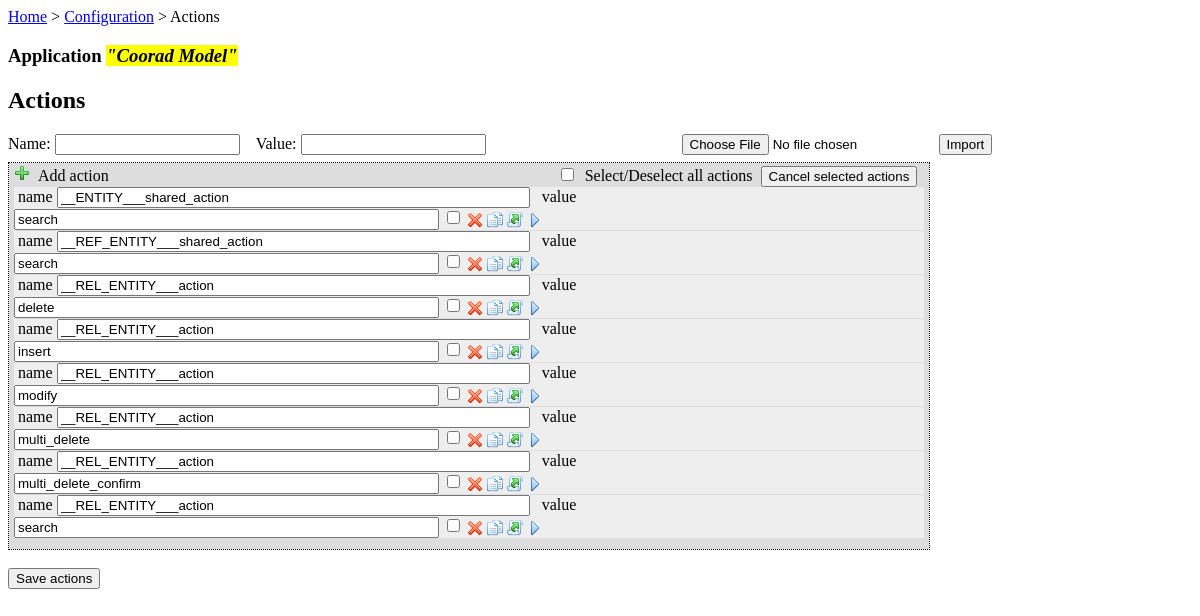
Screenshot of /action/?appId=28 with the database file from the repository.
### tables this page shows
CREATE TABLE IF NOT EXISTS `gm_application` (
  `id` int(10) unsigned NOT NULL AUTO_INCREMENT,
  `name` varchar(255) NOT NULL,
  `description` varchar(1023) NOT NULL,
  `context_path` varchar(255) NOT NULL,
  `db_prefix` varchar(15) NOT NULL,
  `db_host` varchar(255) NOT NULL,
  `db_port` int(11) NOT NULL,
  `db_name` varchar(255) NOT NULL,
  `db_username` varchar(255) NOT NULL,
  `db_password` varchar(255) NOT NULL,
  PRIMARY KEY (`id`),
  UNIQUE KEY `context_path` (`context_path`)
);

CREATE TABLE IF NOT EXISTS `gm_action` (
  `id` int(10) unsigned NOT NULL AUTO_INCREMENT,
  `name` varchar(255) NOT NULL,
  `value` varchar(255) NOT NULL,
  `command` text NOT NULL,
  `command_on_success` text NOT NULL,
  `command_on_fail` text NOT NULL,
  `next_page_on_success` varchar(255) NOT NULL DEFAULT '',
  `next_page_on_fail` varchar(255) NOT NULL DEFAULT '',
  `id_application` int(10) unsigned NOT NULL,
  PRIMARY KEY (`id`),
  KEY `id_application` (`id_application`)
);

### config.php (called while the page is built, shortened)
<?php
$CFG = new stdClass();
$CFG->dbHost = 'localhost';
$CFG->dbUsername = 'gm';
$CFG->dbPassword = 'gm';
$CFG->dbName = 'gm';
$CFG->dbPort = 3306;
$CFG->dbSocket = 0;
?>

### init.php (called while the page is built, shortened)
<?php
	require_once("db.php");
	require_once("config.php");
	$DB = new DB($CFG->dbHost, $CFG->dbUsername, $CFG->dbPassword, $CFG->dbName, $CFG->dbPort, $CFG->dbSocket);
?>

### db.php (called while the page is built, shortened)
<?php
class DB {
	private $dbHost;
	private $dbUsername;
	private $dbPassword;
	private $dbName;
	private $dbPort;
	private $dbSocket;
	public $conn;
	public function __construct($dbHost, $dbUsername, $dbPassword, $dbName, $dbPort, $dbSocket){
		$this->dbHost = $dbHost;
		$this->dbUsername = $dbUsername;
		$this->dbPassword = $dbPassword;
		$this->dbName = $dbName;
		$this->dbPort = $dbPort;
		$this->dbSocket = $dbSocket;
	}
	public function connect() {
		$this->conn = new mysqli($this->dbHost, $this->dbUsername, $this->dbPassword, $this->dbName, $this->dbPort, $this->dbSocket) or die (mysqli_error());
	}
	public function execute($sql) {
		$response = false;
		if ($this->conn) {
			$response = $this->conn->query($sql);
		}
		return $response;
	}
}
?>

### action/index.php (the view, shortened to what this page needs)
<!DOCTYPE html>
<html>
<head>
  <link rel="stylesheet" type="text/css" href="/gm/js/jquery-ui-1.10.2/themes/base/jquery-ui.css" />
  <link rel="stylesheet" type="text/css" href="/gm/css/style.css" />
</head>
<body>
<?php
	require_once("../init.php");
	if (!isset($_GET['appId']) && !isset($_POST['appId'])) {
		echo '<h2>Sorry, no application selected</h2>';
	}
	else {
		$appID = 0;
		if (isset($_GET['appId'])) $appID = $_GET['appId'];
		else $appID = $_POST['appId'];
		$authorized = true;
		$appName = '';
		$res = $DB->execute("SELECT name, context_path FROM gm_application WHERE id = ".$appID);
		if ($res) {
			if ($row = $res->fetch_object()) {
				$appName = $row->name;
			}
		}
?>
<div><a href="../index.php">Home</a> &gt; <a href="../application/?appId=<?php echo $appID; ?>">Configuration</a> &gt; Actions</div>
<h3 id="subtitlepage">Application <?php if ($appID != 0) echo '<i style="background-color:yellow;">"'.$appName.'"</i>'; ?></h3>
<h2 id="titlepage">Actions</h2>
<div style="padding-bottom:7px;">
	<form id="import_form" action="action_xml_import.php" method='post' enctype='multipart/form-data'>
		Name: <input type="text" name="filter_name" id="filter_name" class="filter_field" value="" />
		&nbsp;&nbsp;&nbsp;Value: <input type="text" name="filter_description" id="filter_description" class="filter_field" value="" />
<?php if ($authorized) { ?>
		<input type="file" id="xmlfile" name="xmlfile" title="Upload action xml file" accept="text/xml" />
		<input type="submit" id="import" name="import" value="Import" />
<?php } ?>
	</form>
</div>
<form id="form" action="index.php" method="post">
	<div id="queries" style="border: dotted 1px; width:920px;">
		<div id="div_1" style="width:910px; background-color:#dddddd; padding-top:2px; padding-left:5px; padding-right:5px;" class="querysortable"><img src="/gm/img/add.png" style="vertical-align:top; cursor:pointer;" class="piece_addable" title="Add action"/><span class="piece_addable" style="cursor:pointer;">&nbsp;&nbsp;Add action</span>
		<span style="padding-left:440px;">&nbsp;</span><input type="checkbox" id="multi_deletable_all" name="multi_deletable_all" style="cursor:pointer;" />&nbsp;&nbsp;<span style="cursor:pointer;" id="multi_deletable_all_label">Select/Deselect all actions</span>&nbsp;&nbsp;<input type="button" id="cancel_selected_items" name="cancel_selected_items" value="Cancel selected actions" />
			<ul id="query_1" class="sortable" style="width:910px">
<?php
		$res = $DB->execute("SELECT id, name, value FROM gm_action WHERE id_application = ".$appID." ORDER BY name ASC, value ASC");
		if($res){
			$r = 0;
			while ($row = $res->fetch_object()){
				$r++;
?>
			  <li style="background-color:#eeeeee; margin-bottom:1px;" title="<?php echo $row->id?>">
				&nbsp;name <input name="name.1.<?php echo $r?>" type="text" size="56" value="<?php echo $row->name?>" class="editable" />
				&nbsp;&nbsp;value <input name="desc.1.<?php echo $r?>" type="text" size="50" value="<?php echo $row->value?>" class="editable" />
				<input type="checkbox" class="multi_deletable" name="multidel_checkbox<?php echo $row->id?>" style="cursor:pointer;" />
				<img src="/gm/img/del.png" style="vertical-align:middle; cursor:pointer;" class="piece_deletable" title="Cancel this action (id=<?php echo $row->id?>)"/>
<?php if ($authorized) { ?>
				<a href="index.php?appId=<?php echo $appID; ?>&duplicateid=<?php echo $row->id?>" onClick="return confirm('Do you really want to duplicate this action (id=<?php echo $row->id?>)?\nAll other chenges will be lost.');"><img src="/gm/img/duplicate.png" style="vertical-align:middle; cursor:pointer;" title="Duplicate this action (id=<?php echo $row->id?>)"/></a>
<?php } ?>
				<a href="action_xml_export.php?id=<?php echo $row->id?>"><img src="/gm/img/export.png" style="vertical-align:middle; cursor:pointer;" title="Select this action (id=<?php echo $row->id?>) to export its xml"/></a>
				<a href="action_command.php?id=<?php echo $row->id?>"><img src="/gm/img/forward.png" style="vertical-align:middle; cursor:pointer;" title="Select this action (id=<?php echo $row->id?>) to define its command set"/></a>
			  </li>
<?php
			}
		}
?>
			</ul>
			<div style="height:10px;">&nbsp;</div>
		</div>
	</div>
	<div>&nbsp;</div>
<?php if ($authorized) { ?>
	<button id="action" name="action" type="submit" value="save">Save actions</button>
<?php } ?>
</form>
<?php
	}
?>
</body>
</html>

### css/style.css (style rules this page uses)
.sortable { list-style-type: none; margin: 0; padding: 0; }

### rows the page displays
gm_application: name "Coorad Model"
gm_action: name "__ENTITY___shared_action", value "search"
gm_action: name "__REF_ENTITY___shared_action", value "search"
gm_action: name "__REL_ENTITY___action", value "delete"
gm_action: name "__REL_ENTITY___action", value "insert"
gm_action: name "__REL_ENTITY___action", value "modify"
gm_action: name "__REL_ENTITY___action", value "multi_delete"
gm_action: name "__REL_ENTITY___action", value "multi_delete_confirm"
gm_action: name "__REL_ENTITY___action", value "search"
